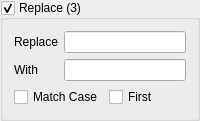
           <widget class="QGroupBox" name="replaceBox">
            <property name="title">
             <string>Replace (3)</string>
            </property>
            <property name="checkable">
             <bool>true</bool>
            </property>
            <layout class="QGridLayout" name="gridLayout_2">
             <item row="1" column="1">
              <widget class="QLineEdit" name="replaceWithLineEdit"/>
             </item>
             <item row="1" column="0">
              <widget class="QLabel" name="label_4">
               <property name="text">
                <string>With</string>
               </property>
              </widget>
             </item>
             <item row="0" column="0">
              <widget class="QLabel" name="label_3">
               <property name="text">
                <string>Replace</string>
               </property>
              </widget>
             </item>
             <item row="0" column="1">
              <widget class="QLineEdit" name="replaceLineEdit"/>
             </item>
             <item row="2" column="0" colspan="2">
              <layout class="QHBoxLayout" name="horizontalLayout_2">
               <item>
                <widget class="QCheckBox" name="replaceMathCaseCheck">
                 <property name="text">
                  <string>Match Case</string>
                 </property>
                </widget>
               </item>
               <item>
                <widget class="QCheckBox" name="replaceFirstCheck">
                 <property name="text">
                  <string>First</string>
                 </property>
                </widget>
               </item>
              </layout>
             </item>
            </layout>
           </widget>
